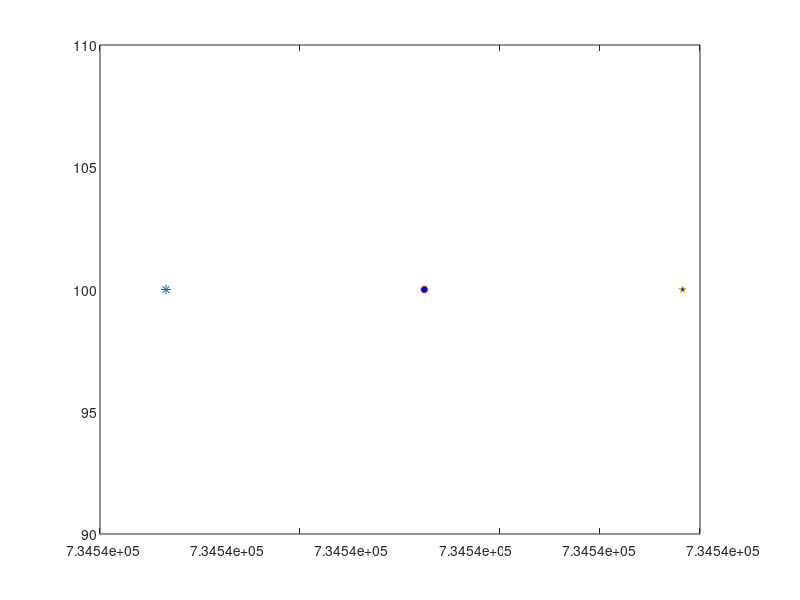

Here is the MATLAB script that generated this plot: (Note: this script raises an error after producing the figure.)
%%embemo
    %Script to demonstrate the plots which will be embedded with the
    %MRR+warm nose+profile plots. Creates two figures using toy data: the first displays
    %temperature, dewpoint, humidity, pressure, and precipitation type, and
    %the second displays surface wind.
    %
    %REQUIRES ACCESSORY FUNCTION PLOTYYY
    %
    %Version date: 10/9/2017
    %Written by: Daniel Hueholt
    %Undergraduate Research Assistant at Environment Analytics
    %North Carolina State University
    %
    %See also embemo_2014bOrNewer
    %

% Imaginary data
dewpoint = [3 2 4 3 2]; %Imaginary dewpoint data
temperature = [4 2 4 5 6]; %Imaginary temperature data
time = [datenum(2011,2,1,1,0,0),datenum(2011,2,1,6,0,0),datenum(2011,2,1,11,0,0),datenum(2011,2,1,16,0,0),datenum(2011,2,1,21,0,0)]; %Imaginary time
humidity = [75 100 100 60 33]; %Imaginary humidity (note this is made up, not calculated from dewpoint and temperature)
pressure = [999 1000 1001 999 999.3]; %Imaginary pressure
tTd = [dewpoint;temperature]; %Concatenate dewpoint and temperature to make plotting possible
precipTimes = [time(2) time(3) time(4)]; %Times where precip occurred
precipType = {'SN','RA','SNRA'}; %Snow at first, rain at second, then both
windDir = [204 270 206 209 215]; %Imaginary direction
windSpd = [3 5 9 11 2]; %Imaginary speed

% Place precipitation type markers at top of plot
for count = 1:length(precipType) %Loop to look for all precipitation type markers
    precipPoint = plot(precipTimes(count),100,'Marker','o','MarkerSize',5,'MarkerFaceColor','w'); %Invisible at first
    if strcmp(precipType{count},'SNRA') == 1 %If snow and rain
        set(precipPoint,'MarkerFaceColor','b')
        set(precipPoint,'Marker','p') %Blue pentagons
    elseif strcmp(precipType{count},'SN')==1 %If snow
        set(precipPoint,'MarkerFaceColor','k') %Black stars
        set(precipPoint,'Marker','*')
        set(precipPoint,'MarkerSize',7) %Make a little larger because stars are hard to see
    elseif strcmp(precipType{count},'RA')==1 %If rain
        set(precipPoint,'MarkerFaceColor','b') %Blue circles
    end
    hold on
end
[ax,hlines] = plotyyy(time,humidity,time,pressure,time,tTd); %Requires secondary function plotyyy
datetick(ax(1)) %Date tick on x axis
set(hlines(1),'Color',[204 0 0]./255) %Humidity color
set(hlines(1),'LineWidth',1.2)
set(ax(1),'ycolor',[204 0 0]./255) %Humidity axis
ylabel(ax(1),'%')
set(hlines(2),'Color',[0 0 223]./255); %Pressure color
set(hlines(2),'LineWidth',1.2)
set(ax(2),'ycolor',[0 0 223]./255); %Pressure axis
ylabel(ax(2),'hPa')
set(hlines(3),'Color',[0 0 0]./255); %deg C color
set(hlines(3),'LineWidth',1.2)
set(ax(3),'ycolor',[0 0 0]./255) %deg C axis
ylabel(ax(3),'deg C')
set(hlines(4),'Color',[0 255 0]./255); %deg C color
set(hlines(4),'LineWidth',1.2)
legend(hlines,'Humidity','Pressure','Temperature','Dewpoint');
set(ax(2),'XTick',[]) %Disable other x axis tick marks
set(ax(3),'XTick',[])

% Wind plot
windU = windSpd.*cos(windDir); %Calculate u
windV = windSpd.*sin(windDir); %Calculate v
numWind = length(windDir); %Number of wind entries
colors = parula(numWind); %Use parula color map for high contrast and easy distinguishability, makes evenly spaced entires
maxWind = max(windSpd); %Maximum entry is maximum radius of compass
f2 = figure(2); %New figure
hiddenArrow = compass(maxWind); %Need to set maximum compass size at beginning, otherwise large arrows will size off the screen
set(hiddenArrow,'Visible','off');
for datescount = 1:length(time)
    dateStrings{datescount} = datestr(time(datescount)); %Need date strings to label the color bar
end
colormap parula %Specify color map
caxis([1 numWind]); %otherwise color axis and colorbar will use default regardless of what the plot uses
cb = colorbar('YTick',1:numWind,'YTickLabels',dateStrings);
hold on
for windC = 1:numWind %Plot vector iteratively
    h = compass(windU(windC),windV(windC)); %Time is visible as color
    set(h,'Color',colors(windC,:))
    hold on
end